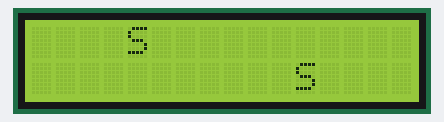
Simulated run of this sketch. Board: Arduino Uno, built with avr-gcc and run on an emulated ATmega328P. Shown: 16×2 character LCD.

Above: at 0.16 s.
At 0.76 s:
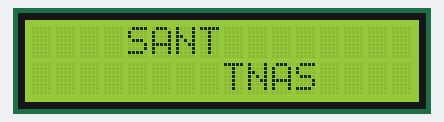
At 1.5 s:
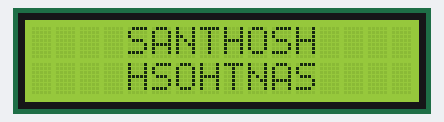

The sketch:

LCD_Display.ino
```cpp
#include <LiquidCrystal.h>

const int rs = 10, en = 8, d4 = 3, d5 = 2, d6 = 1, d7 = 0;

LiquidCrystal lcd(rs, en, d4, d5, d6, d7);

char name[] = {"SANTHOSH"};

void setup() {

  lcd.begin(16, 2);

}

void loop() {

  for (int i=0; i<=7; i++){
     lcd.setCursor(i+4, 0);
     lcd.print(name[i]);
     lcd.setCursor(11-i, 1);
     lcd.print(name[i]);
     delay(200);
  }


}
```
